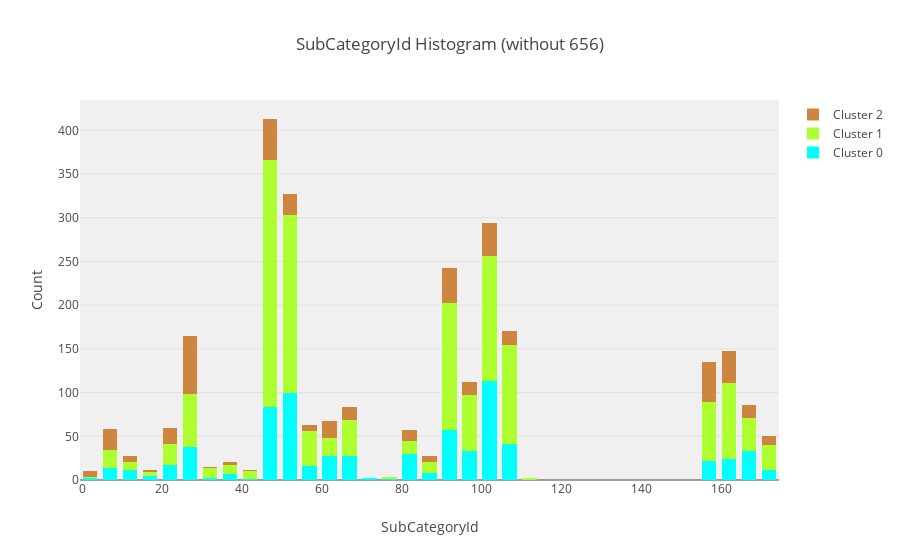

Notebook code for this chart:
### Code cell
# Get SubCategoryId histogram filled by the color of its cluster. 
data_plot = []
for c in range(max(clusters) + 1) :
    data_plot.append(
        go.Histogram(
            x = data_without_656[SUBCATEGORYID_COLUMN][clusters == c].values,
            name = 'Cluster ' + str(c),
            marker = dict(
                color = COLOR_MAP[c]
            )
        )
    )
    
layout = go.Layout(
    title='SubCategoryId Histogram (without 656)',
    xaxis=dict(
        title='SubCategoryId'
    ),
    yaxis=dict(
        title='Count'
    ),
    bargap=0.2,
    bargroupgap=0.1,
    barmode='stack',
    plot_bgcolor='rgba(240,240,240, 0.95)'
)

fig = go.Figure(data=data_plot, layout=layout)
offline.iplot(fig)
pio.write_image(fig, get_path('histogram_subcategoryid_per_cluster_without656'))
Image(get_path('histogram_subcategoryid_per_cluster_without656'))

### Figure 1 — Plotly figure (JSON) as saved in the notebook; plotly's stock layout.template omitted (floating-point values rounded to 4 significant figures; data arrays with more than 128 entries replaced by an {"elided": "..."} marker saying what was removed)
{"data": [{"marker": {"color": "aqua"}, "name": "Cluster 0", "type": "histogram", "uid": "8795a636-43fc-4ffe-8541-2343577c1415", "x": {"elided": "730 int values"}}, {"marker": {"color": "greenyellow"}, "name": "Cluster 1", "type": "histogram", "uid": "c6175956-1d94-4a67-851a-02143712ff01", "x": {"elided": "1454 int values"}}, {"marker": {"color": "peru"}, "name": "Cluster 2", "type": "histogram", "uid": "36a0266a-bdf4-4c72-a2f9-43696d4eab2f", "x": {"elided": "478 int values"}}], "layout": {"bargap": 0.2, "bargroupgap": 0.1, "barmode": "stack", "plot_bgcolor": "rgba(240,240,240, 0.95)", "title": {"text": "SubCategoryId Histogram (without 656)"}, "xaxis": {"title": {"text": "SubCategoryId"}}, "yaxis": {"title": {"text": "Count"}}}}
